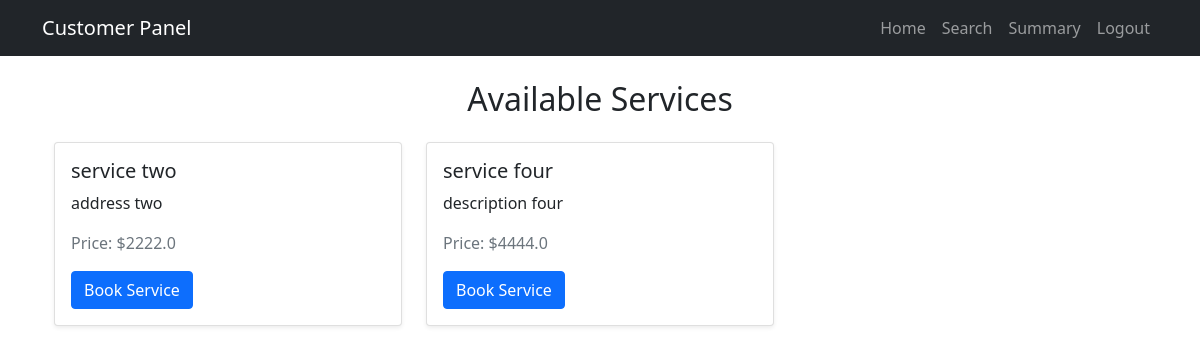
The app's page /customer/category/1 (signed in) with its own data.
### app/models.py (models this page shows)
class Service(db.Model):
    id = db.Column(db.Integer, primary_key=True)
    name = db.Column(db.String(100), nullable=False)
    description = db.Column(db.Text, nullable=False)
    base_price = db.Column(db.Float, nullable=False)
    category_id = db.Column(db.Integer, db.ForeignKey('service_category.id'), nullable=False)
    requests = db.relationship('ServiceRequest', backref='service', lazy=True)

### app/routes/customer_routes.py (the view)
@customer_bp.route('/category/<int:category_id>')
@login_required
def services_in_category(category_id):
    if current_user.user_type != 'customer':
        flash('Access denied.', 'danger')
        return redirect_to_dashboard()
    category = ServiceCategory.query.get_or_404(category_id)
    services = Service.query.filter_by(category_id=category_id).all()
    return render_template('customer/services_in_category.html', category=category, services=services)

### app/models.py (called while the page is built)
@login_manager.user_loader
def load_user(user_id):
    return User.query.get(int(user_id))

### app/templates/customer/services_in_category.html (shortened to what this page needs)
{% extends "customer/base.html" %}
{% block content %}
<div class="container mt-4">
    <h2 class="text-center mb-4">Available Services</h2>
    <div class="row">
        {% for service in services %}
        <div class="col-md-4 mb-4">
            <div class="card shadow-sm">
                <div class="card-body">
                    <h5 class="card-title">{{ service.name }}</h5>
                    <p class="card-text">{{ service.description }}</p>
                    <p class="text-muted">Price: ${{ service.base_price }}</p>
                    <form method="POST" action="{{ url_for('customer.book_service', service_id=service.id) }}">
                        <button type="submit" class="btn btn-primary btn-block">Book Service</button>
                    </form>
                </div>
            </div>
        </div>
        {% endfor %}
    </div>
</div>
{% endblock %}

### records on screen
Service: name "service two", description "address two", base_price "2222.0"
Service: name "service four", description "description four", base_price "4444.0"
